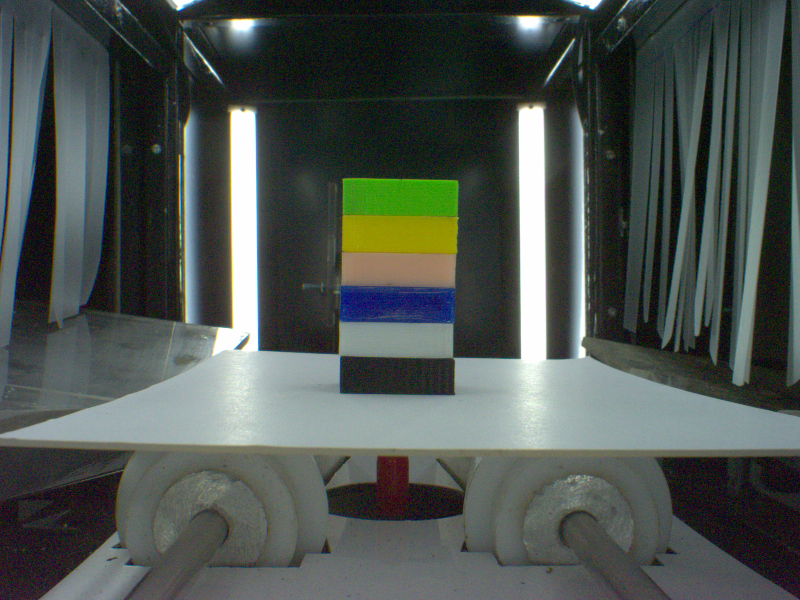
#> input picture codev4/Calib/Raw/Center/All_cube_Right.png, 1600 x 1200 px, found by its file name (shown at 1/2 size)
$ python Distance_Calib_Center.py
#> lines starting #> are read from the running program, lines starting #| are printed output that depends on the picture
import cv2


image_from_right = cv2.imread('Calib/Raw/Center/All_cube_Right.png')
#> image_from_right is the input picture: shape (1200, 1600, 3); mean B, G, R 79.9, 84.4, 76.9

h, w = image_from_right.shape[:2]
#> h = 1200; w = 1600

y0 = 786
y1 = 711
y2 = 642
y3 = 570
y4 = 502
y5 = 428
y6 = 355

cv2.putText(image_from_right, str(y0), (20, y0 - 10), cv2.FONT_HERSHEY_SIMPLEX, 1, (255, 255, 255), 3, cv2.LINE_8)
cv2.putText(image_from_right, str(y1), (20, y1 - 10), cv2.FONT_HERSHEY_SIMPLEX, 1, (255, 255, 255), 3, cv2.LINE_8)
#> image_from_right: shape (1200, 1600, 3); mean B, G, R 80, 84.5, 77
cv2.putText(image_from_right, str(y2), (20, y2 - 10), cv2.FONT_HERSHEY_SIMPLEX, 1, (255, 255, 255), 3, cv2.LINE_8)
cv2.putText(image_from_right, str(y3), (20, y3 - 10), cv2.FONT_HERSHEY_SIMPLEX, 1, (255, 255, 255), 3, cv2.LINE_8)
cv2.putText(image_from_right, str(y4), (20, y4 - 10), cv2.FONT_HERSHEY_SIMPLEX, 1, (255, 255, 255), 3, cv2.LINE_8)
cv2.putText(image_from_right, str(y5), (20, y5 - 10), cv2.FONT_HERSHEY_SIMPLEX, 1, (255, 255, 255), 3, cv2.LINE_8)
cv2.putText(image_from_right, str(y5), (20, y6 - 10), cv2.FONT_HERSHEY_SIMPLEX, 1, (255, 255, 255), 3, cv2.LINE_8)

cv2.line(image_from_right, (0, y0), (w, y0), (0,0,255), 2)
cv2.line(image_from_right, (0, y1), (w, y1), (0,0,255), 2)
cv2.line(image_from_right, (0, y2), (w, y2), (0,0,255), 2)
cv2.line(image_from_right, (0, y3), (w, y3), (0,0,255), 2)
cv2.line(image_from_right, (0, y4), (w, y4), (0,0,255), 2)
cv2.line(image_from_right, (0, y5), (w, y5), (0,0,255), 2)
cv2.line(image_from_right, (0, y6), (w, y6), (0,0,255), 2)
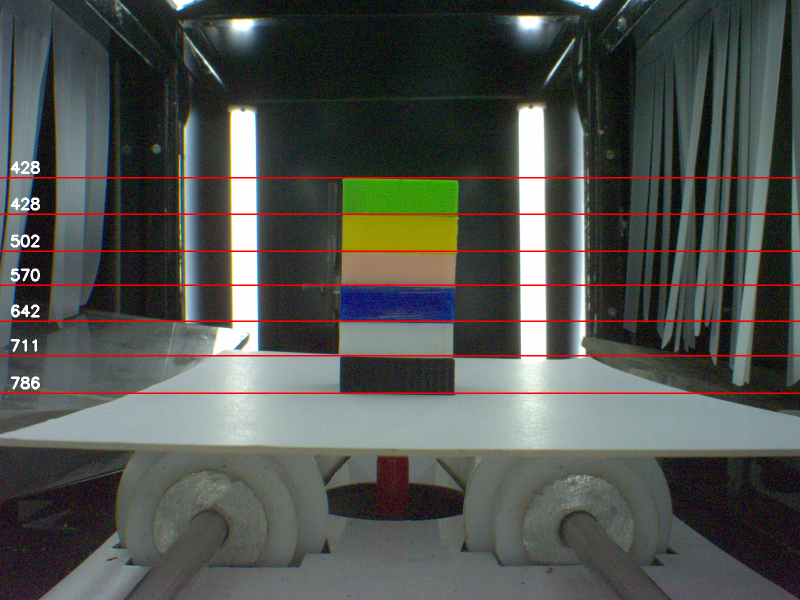
#> image_from_right: shape (1200, 1600, 3) (shown at 1/2 size); mean B, G, R 78.9, 83.2, 80.4

def View(imge2view, ratio):
#> called with ratio = 0.5
    view = imge2view.copy()
    h, w = view.shape[:2]
#> h = 1200; w = 1600
    scaledH = int(h * ratio)
#> scaledH = 600
    scaledW = int(w * ratio)
#> scaledW = 800
    dim = (scaledW, scaledH)
#> dim = (800, 600)
    view = cv2.resize(view, dim, interpolation=cv2.INTER_AREA)
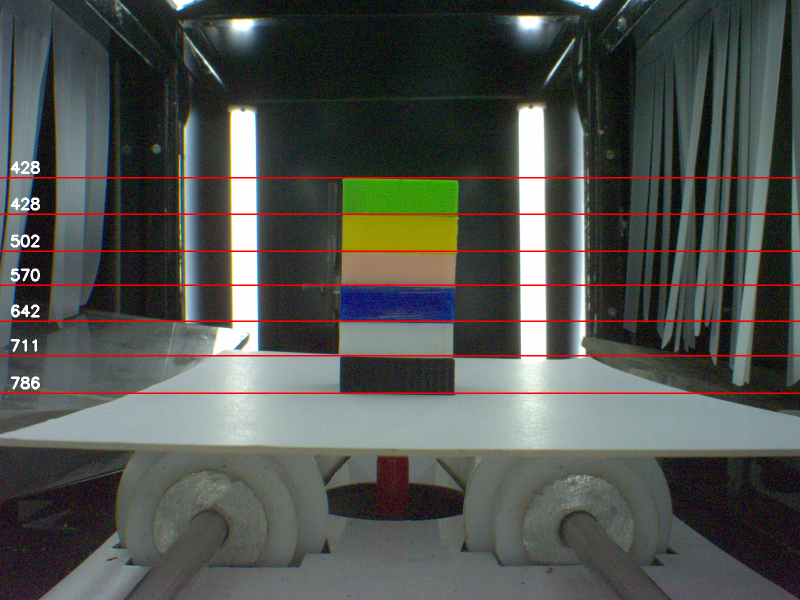
#> view: shape (600, 800, 3); mean B, G, R 79, 83.4, 80.6

    return view

view = View(image_from_right, 0.5)

cv2.imshow("View", view)
cv2.waitKey(0)
cv2.destroyAllWindows()
